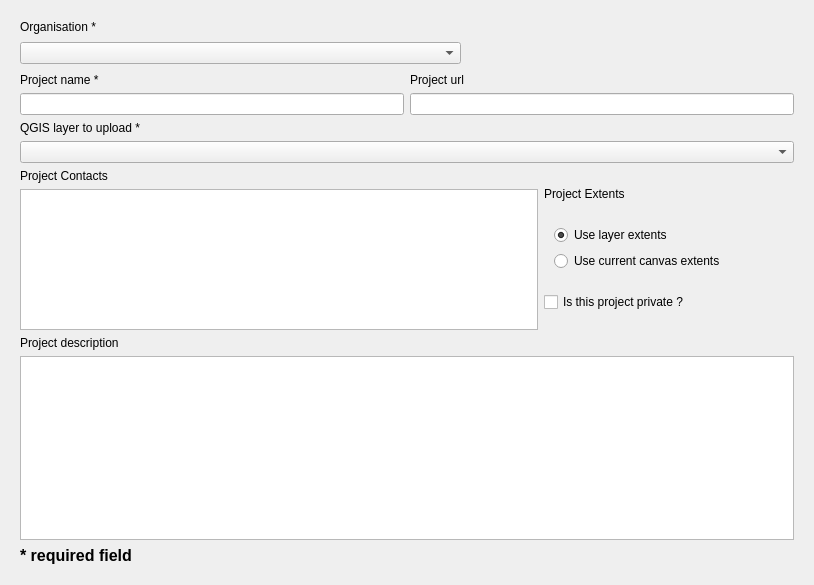
<?xml version="1.0" encoding="UTF-8"?>
<ui version="4.0">
 <class>projectCreation01</class>
 <widget class="QWidget" name="projectCreation01">
  <property name="geometry">
   <rect>
    <x>0</x>
    <y>0</y>
    <width>814</width>
    <height>585</height>
   </rect>
  </property>
  <property name="sizePolicy">
   <sizepolicy hsizetype="MinimumExpanding" vsizetype="MinimumExpanding">
    <horstretch>0</horstretch>
    <verstretch>0</verstretch>
   </sizepolicy>
  </property>
  <property name="styleSheet">
   <string notr="true"/>
  </property>
  <layout class="QVBoxLayout" name="verticalLayout_2">
   <item>
    <widget class="QScrollArea" name="scrollArea">
     <property name="frameShape">
      <enum>QFrame::NoFrame</enum>
     </property>
     <property name="widgetResizable">
      <bool>true</bool>
     </property>
     <widget class="QWidget" name="scrollAreaWidgetContents">
      <property name="geometry">
       <rect>
        <x>0</x>
        <y>0</y>
        <width>790</width>
        <height>561</height>
       </rect>
      </property>
      <layout class="QVBoxLayout" name="verticalLayout_12">
       <item>
        <widget class="QLabel" name="label">
         <property name="text">
          <string>Organisation *</string>
         </property>
        </widget>
       </item>
       <item>
        <layout class="QHBoxLayout" name="horizontalLayout">
         <item>
          <widget class="QComboBox" name="organisation_box"/>
         </item>
         <item>
          <widget class="QLabel" name="throbber_loader">
           <property name="sizePolicy">
            <sizepolicy hsizetype="Preferred" vsizetype="Preferred">
             <horstretch>27</horstretch>
             <verstretch>27</verstretch>
            </sizepolicy>
           </property>
           <property name="minimumSize">
            <size>
             <width>27</width>
             <height>27</height>
            </size>
           </property>
           <property name="maximumSize">
            <size>
             <width>27</width>
             <height>27</height>
            </size>
           </property>
           <property name="text">
            <string/>
           </property>
          </widget>
         </item>
         <item>
          <spacer name="horizontalSpacer">
           <property name="orientation">
            <enum>Qt::Horizontal</enum>
           </property>
           <property name="sizeType">
            <enum>QSizePolicy::Maximum</enum>
           </property>
           <property name="sizeHint" stdset="0">
            <size>
             <width>300</width>
             <height>20</height>
            </size>
           </property>
          </spacer>
         </item>
        </layout>
       </item>
       <item>
        <layout class="QHBoxLayout" name="horizontalLayout_2">
         <item>
          <widget class="QLabel" name="label_2">
           <property name="text">
            <string>Project name *</string>
           </property>
          </widget>
         </item>
         <item>
          <widget class="QLabel" name="label_4">
           <property name="text">
            <string>Project url</string>
           </property>
          </widget>
         </item>
        </layout>
       </item>
       <item>
        <layout class="QHBoxLayout" name="horizontalLayout_3">
         <item>
          <widget class="QLineEdit" name="project_name_text">
           <property name="text">
            <string/>
           </property>
          </widget>
         </item>
         <item>
          <widget class="QLineEdit" name="project_url_text"/>
         </item>
        </layout>
       </item>
       <item>
        <layout class="QHBoxLayout" name="horizontalLayout_4">
         <item>
          <widget class="QLabel" name="label_5">
           <property name="sizePolicy">
            <sizepolicy hsizetype="Preferred" vsizetype="Preferred">
             <horstretch>0</horstretch>
             <verstretch>0</verstretch>
            </sizepolicy>
           </property>
           <property name="minimumSize">
            <size>
             <width>250</width>
             <height>0</height>
            </size>
           </property>
           <property name="maximumSize">
            <size>
             <width>9999</width>
             <height>16777215</height>
            </size>
           </property>
           <property name="layoutDirection">
            <enum>Qt::LeftToRight</enum>
           </property>
           <property name="text">
            <string>QGIS layer to upload *</string>
           </property>
           <property name="alignment">
            <set>Qt::AlignLeading|Qt::AlignLeft|Qt::AlignVCenter</set>
           </property>
          </widget>
         </item>
        </layout>
       </item>
       <item>
        <layout class="QHBoxLayout" name="horizontalLayout_5">
         <item>
          <widget class="QgsMapLayerComboBox" name="qgis_layer_box">
           <property name="minimumSize">
            <size>
             <width>250</width>
             <height>0</height>
            </size>
           </property>
           <property name="maximumSize">
            <size>
             <width>9999</width>
             <height>16777215</height>
            </size>
           </property>
          </widget>
         </item>
        </layout>
       </item>
       <item>
        <layout class="QHBoxLayout" name="horizontalLayout_8">
         <item>
          <layout class="QVBoxLayout" name="verticalLayout_3">
           <item>
            <widget class="QLabel" name="label_3">
             <property name="text">
              <string>Project Contacts</string>
             </property>
            </widget>
           </item>
           <item>
            <widget class="QListWidget" name="project_contact_list">
             <property name="minimumSize">
              <size>
               <width>0</width>
               <height>0</height>
              </size>
             </property>
             <property name="maximumSize">
              <size>
               <width>99999</width>
               <height>150</height>
              </size>
             </property>
            </widget>
           </item>
          </layout>
         </item>
         <item>
          <layout class="QVBoxLayout" name="verticalLayout_8">
           <item>
            <widget class="QLabel" name="label_7">
             <property name="minimumSize">
              <size>
               <width>250</width>
               <height>0</height>
              </size>
             </property>
             <property name="maximumSize">
              <size>
               <width>250</width>
               <height>20</height>
              </size>
             </property>
             <property name="text">
              <string>Project Extents</string>
             </property>
            </widget>
           </item>
           <item>
            <layout class="QVBoxLayout" name="verticalLayout_9">
             <property name="leftMargin">
              <number>10</number>
             </property>
             <item>
              <widget class="QRadioButton" name="use_layer_extents">
               <property name="text">
                <string>Use layer extents</string>
               </property>
               <property name="checked">
                <bool>true</bool>
               </property>
              </widget>
             </item>
             <item>
              <widget class="QRadioButton" name="use_canvas_extents">
               <property name="text">
                <string>Use current canvas extents</string>
               </property>
              </widget>
             </item>
            </layout>
           </item>
           <item>
            <widget class="QCheckBox" name="is_project_private">
             <property name="text">
              <string>Is this project private ?</string>
             </property>
            </widget>
           </item>
          </layout>
         </item>
        </layout>
       </item>
       <item>
        <widget class="QLabel" name="label_8">
         <property name="text">
          <string>Project description</string>
         </property>
        </widget>
       </item>
       <item>
        <widget class="QTextEdit" name="project_description_text"/>
       </item>
       <item>
        <widget class="QLabel" name="label_9">
         <property name="font">
          <font>
           <pointsize>12</pointsize>
           <weight>75</weight>
           <bold>true</bold>
          </font>
         </property>
         <property name="text">
          <string>* required field</string>
         </property>
        </widget>
       </item>
      </layout>
     </widget>
    </widget>
   </item>
  </layout>
 </widget>
 <customwidgets>
  <customwidget>
   <class>QgsMapLayerComboBox</class>
   <extends>QComboBox</extends>
   <header>qgis.gui</header>
  </customwidget>
 </customwidgets>
 <resources/>
 <connections/>
</ui>
